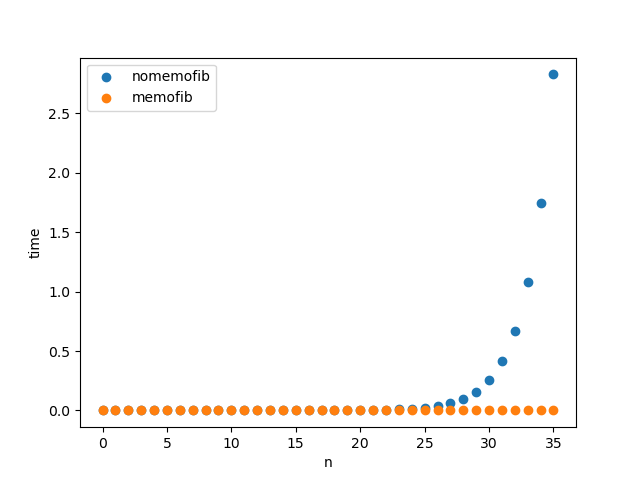

Write the Python code that produced this figure.
# Importing timeit to measure the time of the functions
import timeit
# Importing matplotlib to plot the results
import matplotlib.pyplot as plt

# Function to calculate the nth fibonacci number without memoization


def nomemofib(n):
    if n == 0 or n == 1:
        return n
    else:
        return nomemofib(n-1) + nomemofib(n-2)

# Function to calculate the nth fibonacci number with memoization


def memofib(n, memo={}):
    if n == 0 or n == 1:
        return n
    elif n in memo:
        return memo[n]
    else:
        memo[n] = memofib(n - 1, memo) + memofib(n - 2, memo)
        return memo[n]


# Lists to store the times of the functions
nomemofib_times = []
memofib_times = []

# Loop to calculate the times of the functions
for n in range(36):
    nomemofib_times.append(timeit.timeit(lambda: nomemofib(n), number=1))
    memofib_times.append(timeit.timeit(lambda: memofib(n), number=1))

# Plotting the results
plt.scatter(range(36), nomemofib_times, label='nomemofib')
plt.scatter(range(36), memofib_times, label='memofib')
plt.xlabel('n')
plt.ylabel('time')
plt.legend()
plt.show()
